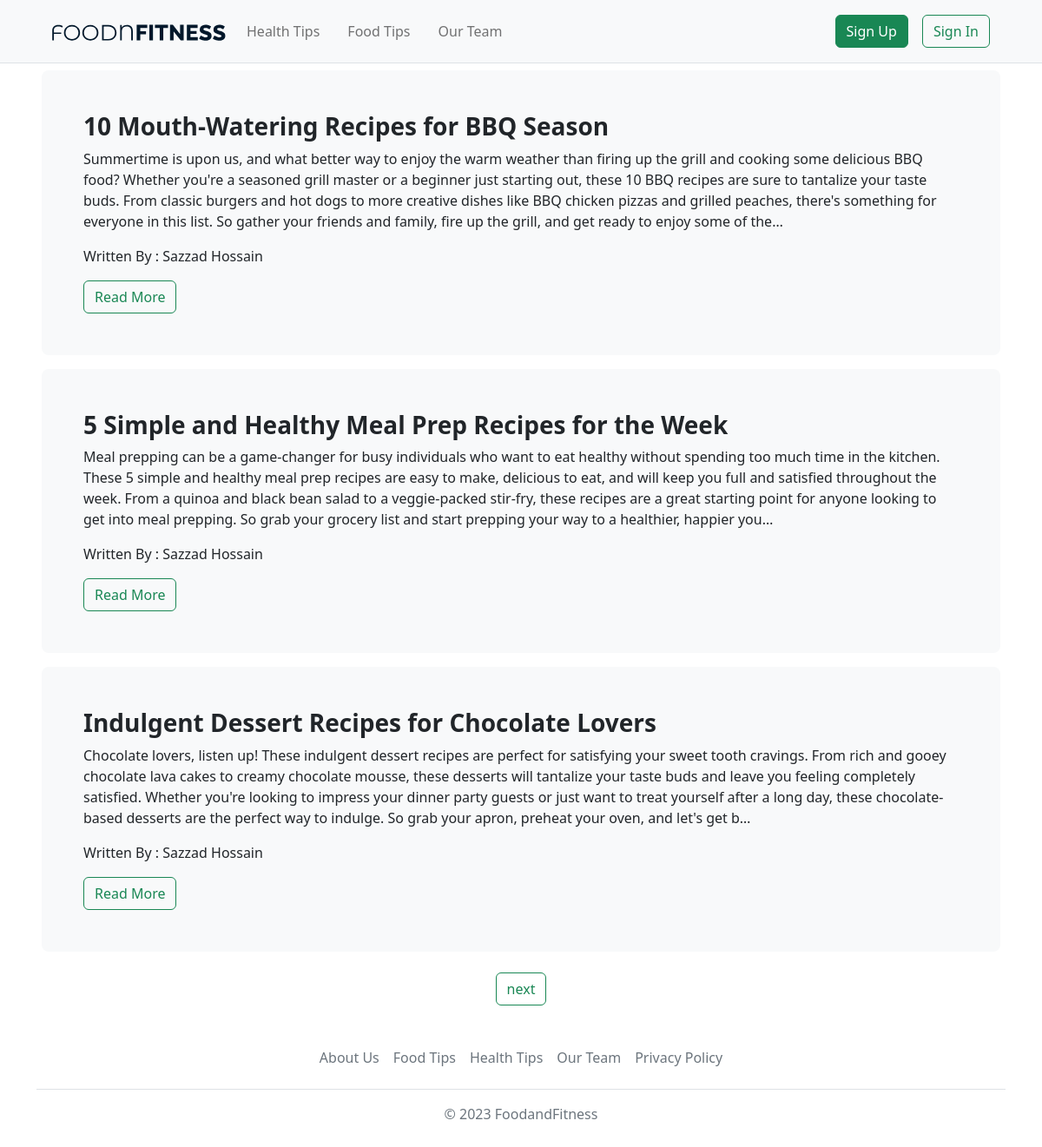
The app's page /foodblog with its own data.
### home/models.py (models this page shows)
class FoodBlog(models.Model):
    title=models.CharField(max_length=250)
    description=models.TextField()
    writter=models.CharField(max_length=100)
    slug = models.SlugField(unique=True,null=True)

### home/views.py (the view)
# urls.py: path('foodblog',views.foodblogview, name='foodblog'),
def foodblogview(request):
    FoodBlogData=FoodBlog.objects.all()
    paginator=Paginator(FoodBlogData,3)
    page=request.GET.get('page')
    blogs=paginator.get_page(page)
    return render(request,'foodblog.html',{'blogs':blogs})

### templates/foodblog.html (shortened to what this page needs)
<!doctype html>
<html lang="en">
<head>
  <link href="https://cdn.jsdelivr.net/npm/bootstrap@5.2.1/dist/css/bootstrap.min.css" rel="stylesheet"
>
</head>
<body>
  <header>
    {% include 'header.html' %}
  </header>
  <main>
    {% for blog in blogs %}
    <div class="px-5 py-2">
      <div class="container-fluid p-5 bg-light rounded-3">
        <h3 class="fw-bold">{{ blog.title }}</h3>
        <p class="fs-6">{{ blog.description | truncatechars:500}}</p>
        <p>Written By : {{ blog.writter }}</p>
        <a href="{% url 'fullfoodblog' blog.slug %}" >
          <button class="btn btn-outline-success" type="button">Read More</button>
        </a>
      </div>
    </div>
  {% endfor %}
  <div class="mt-3 d-flex justify-content-center">
    {% if blogs.has_next %}
      <a class="btn btn-outline-success" href="?page={{ blogs.next_page_number }}">next</a>
    {% endif %}
  </div>
  </main>
  <footer>
    {% include 'footer.html' %}
  </footer>
</body>
</html>

### records on screen
FoodBlog: title "10 Mouth-Watering Recipes for BBQ Season", description "Summertime is upon us, and what better way to enjoy the warm weather than firing up the grill and cooking some delicious BBQ food? Whether you're a seasoned grill master or a beginner just starting out, these 10 BBQ recipes are sure to tantalize your taste buds. From classic burgers and hot dogs to more creative dishes like BBQ chicken pizzas and grilled peaches, there's something for everyone in this list. So gather your friends and family, fire up the grill, and get ready to enjoy some of the…", writter "Sazzad Hossain"
FoodBlog: title "5 Simple and Healthy Meal Prep Recipes for the Week", description "Meal prepping can be a game-changer for busy individuals who want to eat healthy without spending too much time in the kitchen. These 5 simple and healthy meal prep recipes are easy to make, delicious to eat, and will keep you full and satisfied throughout the week. From a quinoa and black bean salad to a veggie-packed stir-fry, these recipes are a great starting point for anyone looking to get into meal prepping. So grab your grocery list and start prepping your way to a healthier, happier you…", writter "Sazzad Hossain"
FoodBlog: title "Indulgent Dessert Recipes for Chocolate Lovers", description "Chocolate lovers, listen up! These indulgent dessert recipes are perfect for satisfying your sweet tooth cravings. From rich and gooey chocolate lava cakes to creamy chocolate mousse, these desserts will tantalize your taste buds and leave you feeling completely satisfied. Whether you're looking to impress your dinner party guests or just want to treat yourself after a long day, these chocolate-based desserts are the perfect way to indulge. So grab your apron, preheat your oven, and let's get b…", writter "Sazzad Hossain"
